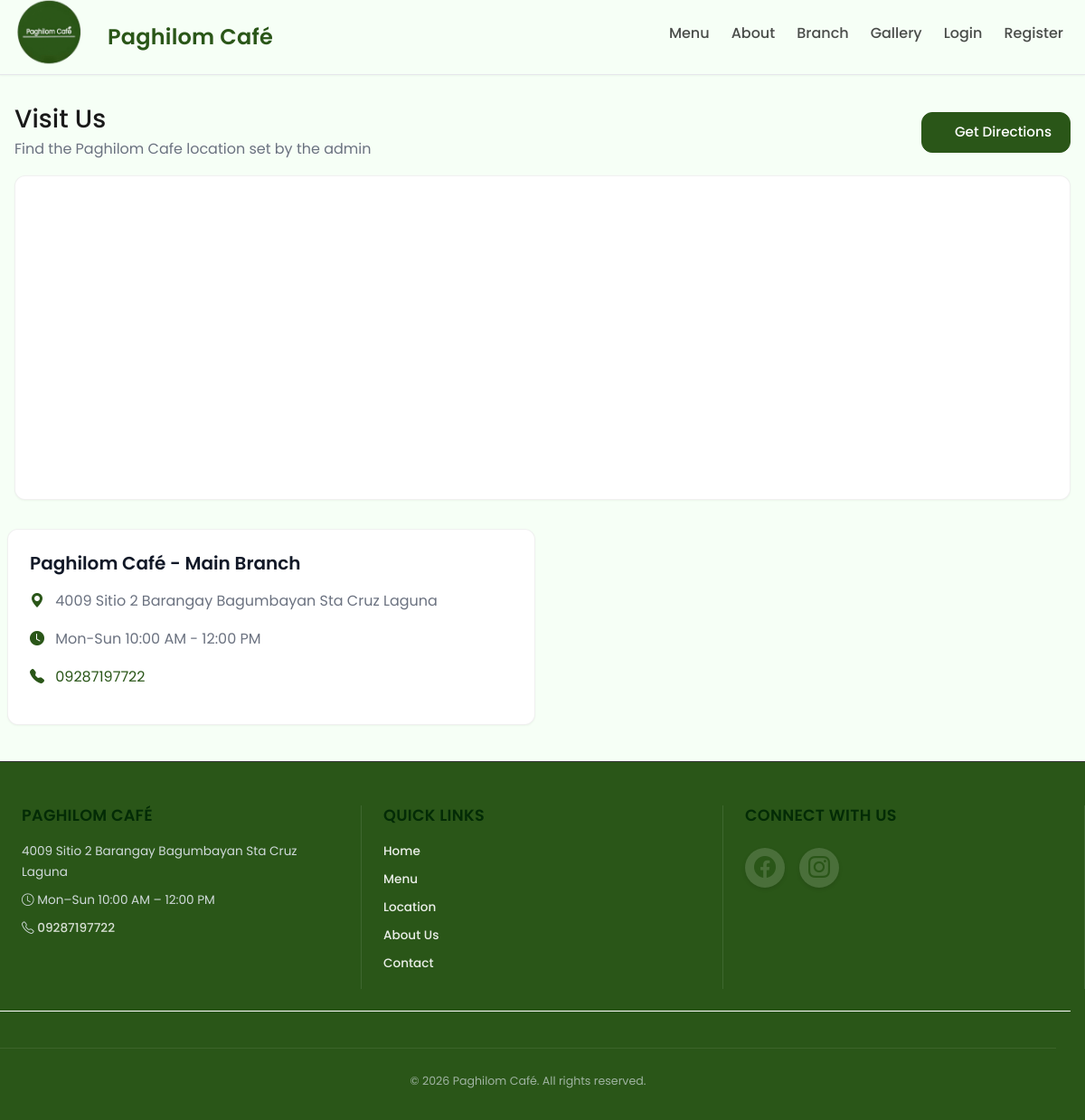
/map.php, run on the app's committed database.
### tables this page shows
CREATE TABLE `settings` (
  `id` int(11) NOT NULL,
  `key` varchar(255) NOT NULL,
  `value` text DEFAULT NULL,
  `type` varchar(50) DEFAULT 'string',
  `group` varchar(50) DEFAULT 'general',
  `label` varchar(255) DEFAULT NULL,
  `description` text DEFAULT NULL,
  `created_at` timestamp NOT NULL DEFAULT current_timestamp(),
  `updated_at` timestamp NOT NULL DEFAULT current_timestamp() ON UPDATE current_timestamp()
);

### config.php (called while the page is built, shortened)
<?php
function check_database_connection($host, $user, $pass, $dbname, $port = 3306) {
    $mysqli = @new mysqli($host, $user, $pass, '', $port);
    $mysqli->set_charset('utf8mb4');
    return $mysqli;
}
$mysqli = check_database_connection(DB_HOST, DB_USER, DB_PASS, DB_NAME, DB_PORT);
$mysqli->set_charset('utf8mb4');
if (!function_exists('e')) {
    function e($s){ return htmlspecialchars($s ?? '', ENT_QUOTES, 'UTF-8'); }
}
if (!function_exists('get_setting')) {
    function get_setting($key, $default = '') {
        global $mysqli;
        $stmt = $mysqli->prepare("SELECT value FROM settings WHERE `key` = ?");
        $stmt->bind_param('s', $key);
        $stmt->execute();
        $result = $stmt->get_result()->fetch_assoc();
        return $result ? $result['value'] : $default;
    }
}
?>

### map.php (the view, shortened to what this page needs)
<?php
require __DIR__.'/config.php';
include __DIR__.'/partials/header.php';
$address = get_setting('address');
$phone = get_setting('contact_phone');
$hours = get_setting('opening_hours');
$lat = trim(get_setting('lat', ''));
$lng = trim(get_setting('lng', ''));
$site_name = get_setting('site_name', 'Paghilom Cafe');
$mapSrc = '';
if ($lat !== '' && $lng !== '' && is_numeric($lat) && is_numeric($lng)) {
    $mapSrc = 'https://www.google.com/maps?q=' . rawurlencode($lat . ',' . $lng) . '&hl=en&z=16&output=embed&cb=' . time();
} else {
    $mapSrc = 'https://www.google.com/maps?q=' . rawurlencode($address) . '&hl=en&z=16&output=embed&cb=' . time();
}
?>
<section class="container py-5">
    <div class="d-flex align-items-center justify-content-between mb-3">
        <div>
            <h1 class="h3 mb-1">Visit Us</h1>
            <p class="text-muted mb-0">Find the Paghilom Cafe location set by the admin</p>
        </div>
        <?php
          $dest = ($lat !== '' && $lng !== '' && is_numeric($lat) && is_numeric($lng))
            ? $lat . ',' . $lng
            : $address;
          $dirUrl = 'https://www.google.com/maps/dir/?api=1&destination=' . rawurlencode($dest);
        ?>
        <a class="btn btn-primary" href="<?= e($dirUrl) ?>" target="_blank" rel="noopener">
            <i class="fas fa-location-arrow me-2"></i>Get Directions
        </a>
    </div>
    <div class="card shadow-sm mb-4">
        <div class="card-body p-0">
            <iframe
                src="<?= e($mapSrc) ?>"
                width="100%"
                height="350"
                style="border:0;"
                allowfullscreen
                loading="lazy"
>
            </iframe>
        </div>
    </div>
    <div class="row g-3">
        <div class="col-md-6">
            <div class="card h-100 shadow-sm">
                <div class="card-body">
                    <h5 class="card-title fw-bold mb-3"><?= e($site_name) ?> - Main Branch</h5>
                    <?php if (!empty($address)): ?>
                        <div class="mb-3">
                            <i class="bi bi-geo-alt-fill text-primary me-2"></i>
                            <span class="text-muted"><?= e($address) ?></span>
                        </div>
                    <?php endif; ?>
                    <?php if (!empty($hours)): ?>
                        <div class="mb-3">
                            <i class="bi bi-clock-fill text-primary me-2"></i>
                            <span class="text-muted"><?= e($hours) ?></span>
                        </div>
                    <?php endif; ?>
                    <?php if (!empty($phone)): ?>
                        <div class="mb-3">
                            <i class="bi bi-telephone-fill text-primary me-2"></i>
                            <a href="tel:<?= e(preg_replace('/\s+/', '', $phone)) ?>" class="text-decoration-none">
                                <?= e($phone) ?>
                            </a>
                        </div>
                    <?php endif; ?>
                </div>
            </div>
        </div>
    </div>
</section>
<?php include __DIR__.'/partials/footer.php'; ?>

### partials/footer.php (shortened to what this page needs)
<?php
$settings = $mysqli->query("SELECT `key`,`value` FROM settings")->fetch_all(MYSQLI_ASSOC);
$S = [];
foreach ($settings as $r) {
  $S[$r['key']] = $r['value'];
}
?>
</main>
<footer class="text-white mt-auto site-footer">
  <div class="container">
    <div class="row g-4">
      <div class="col-md-4">
        <h5 class="fw-bold mb-3"><?= e($S['site_name'] ?? (defined('APP_NAME') ? APP_NAME : 'Paghilom Cafe')) ?></h5>
        <p class="mb-2" style="opacity: 0.9;"><?= e($S['address']) ?></p>
        <?php
          $open = $S['open_time'] ?? '';
          $close = $S['close_time'] ?? '';
          $days = $S['open_days'] ?? 'Mon–Sun';
          if ($open && $close):
            $open_disp = date('g:i A', strtotime($open));
            $close_disp = date('g:i A', strtotime($close));
        ?>
          <p class="mb-2" style="opacity: 0.9;"><i class="bi bi-clock"></i> <?= e($days) ?> <?= e($open_disp) ?> – <?= e($close_disp) ?></p>
        <?php endif; ?>
        <p class="mb-0" style="opacity: 0.9;">
          <i class="bi bi-telephone"></i>
          <a class="text-white text-decoration-none" href="tel:<?= e(preg_replace('/\s+/', '', $S['contact_phone'] ?? '09287197722')) ?>">
            <?= e($S['contact_phone'] ?? '0928 719 7722') ?>
          </a>
        </p>
      </div>
      <div class="col-md-4">
        <h5 class="fw-bold mb-3">Quick Links</h5>
        <ul class="list-unstyled">
          <li class="mb-2"><a href="<?= APP_URL ?>" class="text-white text-decoration-none" style="opacity: 0.9;">Home</a></li>
          <li class="mb-2"><a href="<?= APP_URL ?>menu.php" class="text-white text-decoration-none" style="opacity: 0.9;">Menu</a></li>
          <li class="mb-2"><a href="<?= APP_URL ?>map.php" class="text-white text-decoration-none" style="opacity: 0.9;">Location</a></li>
          <li class="mb-2"><a href="<?= APP_URL ?>pages.php?slug=about" class="text-white text-decoration-none" style="opacity: 0.9;">About Us</a></li>
          <li class="mb-2"><a href="<?= APP_URL ?>pages.php?slug=contact" class="text-white text-decoration-none" style="opacity: 0.9;">Contact</a></li>
        </ul>
      </div>
      <div class="col-md-4">
        <h5 class="fw-bold mb-3">Connect With Us</h5>
        <div class="d-flex gap-3 mb-3">
          <?php
          $facebook_url = $S['facebook_url'] ?? '';
          $instagram_url = !empty($S['instagram_url']) ? $S['instagram_url'] : 'https://www.instagram.com/paghilom_cafe';
          ?>
          <?php if (!empty($facebook_url)): ?>
            <a class="d-flex align-items-center justify-content-center" href="<?= e($facebook_url) ?>" target="_blank" rel="noopener">
              <i class="bi bi-facebook"></i>
            </a>
          <?php endif; ?>
          <a class="d-flex align-items-center justify-content-center" href="<?= htmlspecialchars($instagram_url, ENT_QUOTES, 'UTF-8') ?>" target="_blank" rel="noopener">
            <i class="bi bi-instagram"></i>
          </a>
        </div>
    </div>
    <div class="row mt-4 pt-3" style="border-top: 1px solid rgba(255, 255, 255, 1);">
      <div class="col text-center">
        <small style="opacity: 0.8;">&copy; <span id="year"></span> <?= e($S['site_name'] ?? 'Paghilom Cafe') ?>. All rights reserved.</small>
      </div>
    </div>
  </div>
</footer>
</body>
</html>

### assets/css/theme.css (style rules this page uses)
:root { --brand: #2A5618; --brand-dark: #1E4212; --bg: #F6FFF6; --text: #1A1A1A; --white: #fff; --radius: 12px; --shadow: 0 8px 24px rgba(0,0,0,.08); }
html, body { height: 100%; max-width: 100%; overflow-x: hidden; }
body { font-family: 'Poppins', 'Inter', 'Nunito Sans', system-ui, -apple-system, 'Segoe UI', Arial, sans-serif; color: var(--text); background: var(--bg); }
footer { background: var(--bg) !important; border-top: 1px solid rgba(0,0,0,.06); }
footer a { color: var(--brand) !important; }
.site-footer { background-color: #2A5618 !important; }
.btn, .btn:focus { border-radius: var(--radius) !important; box-shadow: none; }
.btn-primary, .btn-success, .btn-brand { background: var(--brand) !important; border-color: var(--brand) !important; color: var(--white) !important; }
.card, .card-modern { border-radius: var(--radius); border: 1px solid rgba(0,0,0,.06); box-shadow: var(--shadow); }
.container, .container-fluid { max-width: 1280px; }

### partials/footer.php (style rules this page uses)
.site-footer { padding: 2rem 0 1.5rem 0; background-color: #1a1a1a; border-top: 1px solid #333; color: #e2e8f0; }
.site-footer .col-md-4 { margin-bottom: 1rem; padding-bottom: 1rem; border-bottom: 1px solid rgba(0, 0, 0, 0.05); }
.site-footer h5 { font-size: 1rem; margin-bottom: 1rem; color: #032b06ff; font-weight: 700; letter-spacing: 0.3px; text-transform: uppercase; font-family: 'Poppins', sans-serif; }
.site-footer p, .site-footer .list-unstyled li { font-size: 0.85rem; line-height: 1.7; color: #e2e8f0; margin-bottom: 0.5rem; font-weight: 400; }
.site-footer a { color: #e2e8f0; text-decoration: none; transition: all 0.2s ease; font-weight: 500; position: relative; }
.site-footer .list-unstyled li { margin-bottom: 0.4rem; }
.site-footer .d-flex.gap-3 { margin: 1.5rem 0; gap: 1rem; justify-content: center; flex-wrap: wrap; }
.site-footer .d-flex.gap-3 a { color: #ffffff; background: rgba(255, 255, 255, 0.2); font-size: 1.25rem; width: 40px; height: 40px; min-width: 40px; min-height: 40px; display: flex; align-items: center; justify-content: center; border-radius: 50%; transition: all 0.3s ease; opacity: 1; box-shadow: 0 2px 4px rgba(0, 0, 0, 0.1); }
@media (min-width: 576px) { .site-footer .d-flex.gap-3 a { font-size: 1.375rem; width: 40px; height: 40px; min-width: 40px; min-height: 40px; } }
@media (min-width: 768px) { .site-footer .d-flex.gap-3 { justify-content: flex-start; } }
@media (min-width: 768px) { .site-footer .d-flex.gap-3 a { font-size: 1.5rem; width: 44px; height: 44px; min-width: 44px; min-height: 44px; display: flex; align-items: center; justify-content: center; border-radius: 50%; transition: all 0.3s ease; opacity: 1; box-shadow: 0 2px 4px rgba(0, 0, 0, 0.1); } }
.site-footer .text-center { margin-top: 2rem; padding-top: 1.5rem; font-size: 0.9rem; color: #ffffffff; border-top: 1px solid rgba(255, 255, 255, 0.1); font-weight: 400; opacity: 0.8; }
@media (min-width: 768px) { .site-footer { padding: 3rem 0 2rem 0; background-color: #1a1a1a; border-top: 1px solid #333; color: #e2e8f0; } }
@media (min-width: 768px) { .site-footer .col-md-4 { border-bottom: none; margin-bottom: 0; padding: 0 1.5rem; border-right: 1px solid rgba(255, 255, 255, 0.1); } }
@media (min-width: 768px) { .site-footer h5 { color: #032b06ff; font-size: 1.1rem; margin-bottom: 1.25rem; } }
@media (min-width: 768px) { .site-footer p, .site-footer .list-unstyled li { color: #e2e8f0; } }
@media (min-width: 768px) { .site-footer a { color: #e2e8f0; opacity: 0.9; } }
@media (min-width: 768px) { .site-footer .text-center { border-top: 1px solid rgba(255, 255, 255, 0.1); color: #e2e8f0; padding-top: 1.5rem; margin-top: 1.5rem; } }
@media (min-width: 768px) { .site-footer .d-flex.gap-3 a { color: #ffffff; background: rgba(255, 255, 255, 0.15); font-size: 1.5rem; width: 40px; height: 40px; display: flex; align-items: center; justify-content: center; border-radius: 50%; transition: all 0.3s ease; opacity: 1; } }

### data on the page
settings: value "Paghilom Café"
settings: value "4009 Sitio 2 Barangay Bagumbayan Sta Cruz Laguna"
settings: value "Mon-Sun 10:00 AM - 12:00 PM"
settings: value "09287197722"
settings: value "Mon–Sun"

### other printed values
$site_name "Paghilom Café"
$S['site_name'] "PAGHILOM CAFÉ"
$S['address'] "4009 Sitio 2 Barangay Bagumbayan Sta Cruz Laguna"
$open_disp "10:00 AM"
$close_disp "12:00 PM"
$S['contact_phone'] "09287197722"
$S['site_name'] "Paghilom Café"
